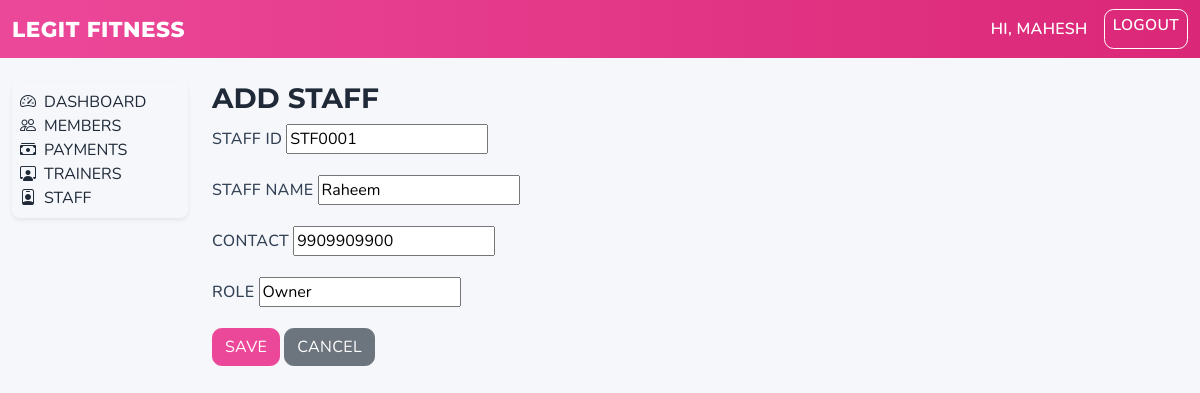
The page /staff/2/edit/ (signed in) on the database as committed earlier.
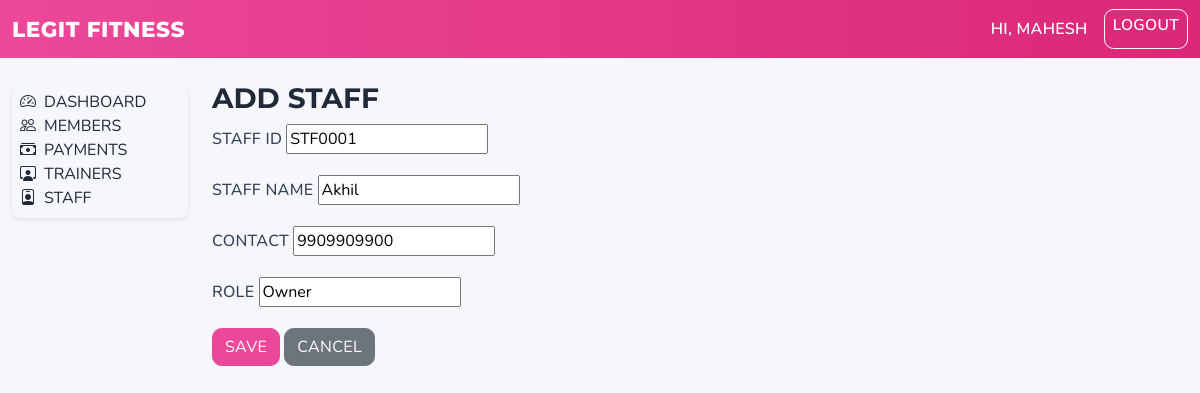
The same page on the database as committed later.
### staff/models.py (models this page shows, shortened)
class Staff(models.Model):
    staff_id = models.CharField(max_length=20, null=True, blank=True)
    name = models.CharField(max_length=150)
    contact = models.CharField(max_length=20, blank=True)
    role = models.CharField(max_length=50)
    position = models.PositiveIntegerField(default=0, db_index=True)
    class Meta:
        ordering = ["position", "name"]
        constraints = [
            models.UniqueConstraint(
                fields=["staff_id"],
                name="unique_staff_id_when_set",
                condition=Q(staff_id__isnull=False) & ~Q(staff_id=""),
            )
        ]

### staff/views.py (the view, shortened to what this page needs)
# urls.py: path("<int:pk>/edit/", StaffUpdateView.as_view(), name="edit"),
class StaffUpdateView(LoginRequiredMixin, UpdateView):
    model = Staff
    fields = [
        "staff_id",
        "name",
        "contact",
        "role",
    ]
    template_name = "staff/form.html"

### templates/staff/form.html (shortened to what this page needs)
{% extends 'base.html' %}
{% block body_class %}theme-staff{% endblock %}
{% block content %}
  <h3 class="text-uppercase">Add Staff</h3>
  <form method="post" novalidate class="text-uppercase">
    <div class="mb-3">
      <label for="id_staff_id" class="form-label">Staff ID</label>
      {{ form.staff_id }}
    </div>
    <div class="mb-3">
      <label for="id_name" class="form-label">Staff Name</label>
      {{ form.name }}
    </div>
    <div class="mb-3">
      <label for="id_contact" class="form-label">Contact</label>
      {{ form.contact }}
    </div>
    <div class="mb-3">
      <label for="id_role" class="form-label">Role</label>
      {{ form.role }}
    </div>
    <button type="submit" class="btn btn-primary">Save</button>
    <a href="{% url 'home' %}" class="btn btn-secondary">Cancel</a>
  </form>
{% endblock %}

Rows that differ between the two databases and show on the page:
changed Staff "STF0001": name "Raheem" → "Akhil"
